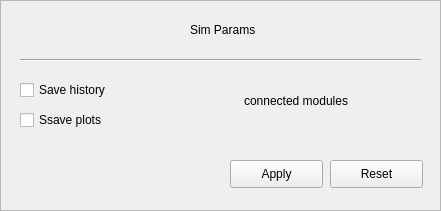
   <widget class="QFrame" name="sim_param_frame">
    <property name="enabled">
     <bool>true</bool>
    </property>
    <property name="geometry">
     <rect>
      <x>20</x>
      <y>20</y>
      <width>441</width>
      <height>211</height>
     </rect>
    </property>
    <property name="frameShape">
     <enum>QFrame::StyledPanel</enum>
    </property>
    <property name="frameShadow">
     <enum>QFrame::Plain</enum>
    </property>
    <widget class="QLabel" name="title">
     <property name="geometry">
      <rect>
       <x>190</x>
       <y>20</y>
       <width>71</width>
       <height>20</height>
      </rect>
     </property>
     <property name="text">
      <string>Sim Params</string>
     </property>
    </widget>
    <widget class="QCheckBox" name="history">
     <property name="geometry">
      <rect>
       <x>20</x>
       <y>80</y>
       <width>101</width>
       <height>20</height>
      </rect>
     </property>
     <property name="text">
      <string>Save history</string>
     </property>
    </widget>
    <widget class="QCheckBox" name="pots">
     <property name="geometry">
      <rect>
       <x>20</x>
       <y>110</y>
       <width>91</width>
       <height>20</height>
      </rect>
     </property>
     <property name="text">
      <string>Ssave plots</string>
     </property>
    </widget>
    <widget class="Line" name="line_5">
     <property name="geometry">
      <rect>
       <x>20</x>
       <y>50</y>
       <width>401</width>
       <height>20</height>
      </rect>
     </property>
     <property name="orientation">
      <enum>Qt::Horizontal</enum>
     </property>
    </widget>
    <widget class="QLabel" name="label_4">
     <property name="geometry">
      <rect>
       <x>244</x>
       <y>80</y>
       <width>121</width>
       <height>41</height>
      </rect>
     </property>
     <property name="text">
      <string>connected modules</string>
     </property>
    </widget>
    <widget class="QPushButton" name="Apply_sim_param">
     <property name="geometry">
      <rect>
       <x>230</x>
       <y>160</y>
       <width>93</width>
       <height>28</height>
      </rect>
     </property>
     <property name="text">
      <string>Apply</string>
     </property>
    </widget>
    <widget class="QPushButton" name="Reset_sim_params">
     <property name="geometry">
      <rect>
       <x>330</x>
       <y>160</y>
       <width>93</width>
       <height>28</height>
      </rect>
     </property>
     <property name="text">
      <string>Reset</string>
     </property>
    </widget>
   </widget>
